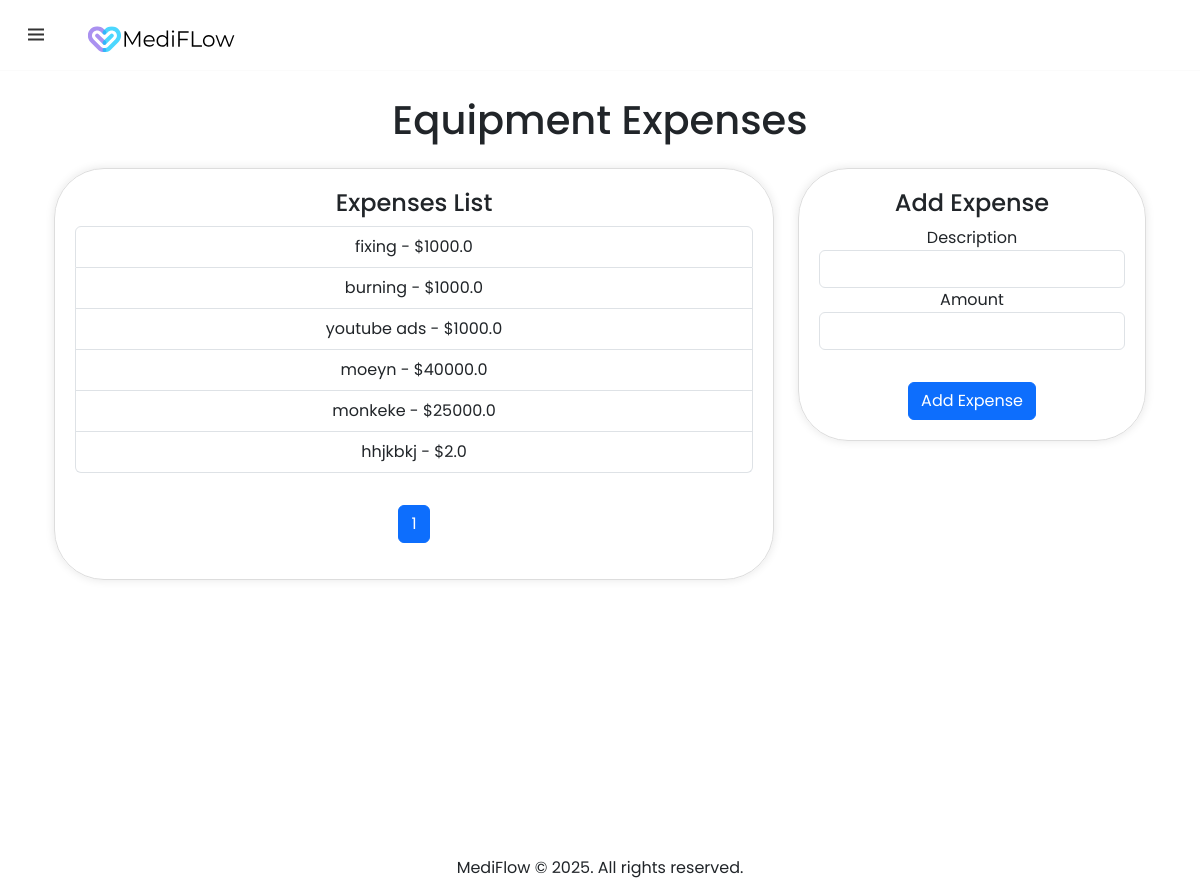
Page /expenses/equipment (signed in) on the committed database.
### tables this page shows
CREATE TABLE equipments (
    equipment_id INTEGER PRIMARY KEY AUTOINCREMENT NOT NULL,
    admin_id INTEGER NOT NULL,
    amount REAL NOT NULL,
    description TEXT, date DATE,
    FOREIGN KEY (admin_id) REFERENCES admins(id)
);

### app.py (the view, shortened to what this page needs)
@app.route("/expenses/equipment", methods=["GET", "POST"])
@login_required
def equipment():
    user_type = session.get("user_type")
    if user_type != "admin":
        return render_template("404.html"), 404
    if request.method == "GET":
        db = get_db()
        admin_id = session.get("user_id")
        equipments = db.execute("SELECT description, amount FROM equipments WHERE admin_id = ?", (admin_id,)).fetchall()
        total_equipment = len(equipments)
        page = request.args.get('page', 1, type=int)
        per_page = 10  # Number of patients per page
        offset = (page - 1) * per_page
        equipments = equipments[offset:offset + per_page]
        total_pages = (total_equipment + per_page - 1) // per_page
        return render_template("equipments.html", equipments = equipments , page = page, total_pages = total_pages)

### app.py (called while the page is built)
def get_db():
    db = getattr(g, '_database', None)
    if db is None:
        db = g._database = sqlite3.connect(DATABASE)
    return db.cursor()

@app.teardown_appcontext
def close_connection(exception):
    db = getattr(g, '_database', None)
    if db is not None:
        db.close()

@app.after_request
def after_request(response):
    response.headers["Cache-Control"] = "no-cache, no-store, must-revalidate"
    response.headers["Expires"] = 0
    response.headers["Pragma"] = "no-cache"
    return response

### helpers.py (called while the page is built)
def login_required(f):
    @wraps(f)
    def decorated_function(*args, **kwargs):
        if session.get("user_id") is None:
            return redirect("/login")
        return f(*args, **kwargs)
    return decorated_function

### templates/equipments.html (shortened to what this page needs)
{% extends "layout.html" %}
{% block main %}
<head>
  <link href="https://cdn.jsdelivr.net/npm/bootstrap@5.3.3/dist/css/bootstrap.min.css" rel="stylesheet">
</head>
<div class="container my-5">
  <h1 class="text-center mb-4">Equipment Expenses</h1>
  <div class="row">
    <div class="col-md-8">
      <div class="expense-card">
        <h4>Expenses List</h4>
        <ul id="expensesList" class="list-group">
          {% for equipment in equipments %}
          <li class="list-group-item">{{ equipment[0] }} - ${{ equipment[1] }}</li>
          {% endfor %}
        </ul>
        <div style=" margin-top:2rem; display:flex;align-content: stretch;flex-direction: row;justify-content: center;">
          <ul class="pagination">
              {% for num in range(1, total_pages + 1) %}
              <li class="page-item {% if num == page %}active{% endif %}">
                  <a class="page-link" href="?page={{ num }}">{{ num }}</a>
              </li>
              {% endfor %}
          </ul>
        </div>
      </div>
    </div>
    <div class="col-md-4">
      <div class="expense-card">
        <h4>Add Expense</h4>
        <form id="expenseForm" action="/expenses/equipment" method="POST">
          <div class="form-group">
            <label for="expenseDescription">Description</label>
            <input type="text" class="form-control" id="expenseDescription" name="description" autocomplete="off" required>
          </div>
          <div class="form-group">
            <label for="expenseAmount">Amount</label>
            <input type="number" class="form-control" id="expenseAmount" name="amount" required>
          </div>
          <button type="submit" style="margin-top:2rem;" class="btn btn-primary">Add Expense</button>
        </form>
      </div>
    </div>
  </div>
</div>
{% endblock %}

### static/style.css (style rules this page uses)
* { margin: 0; padding: 0; box-sizing: border-box; font-family: 'Poppins', sans-serif; }
::placeholder { font-weight: 500; color: #222; }
a { text-decoration: none; }
body { height: 100%; margin: 0; background-repeat: no-repeat; background-attachment: fixed; background-color: #fcfcfc; }

### templates/equipments.html (style rules this page uses)
.expense-card { border: 1px solid #ddd; border-radius: 50px; padding: 20px; margin-bottom: 20px; box-shadow: 0 0 10px rgba(0, 0, 0, 0.1); }

### rows in the picture
equipments: description "fixing", amount "1000.0"
equipments: description "burning", amount "1000.0"
equipments: description "youtube ads", amount "1000.0"
equipments: description "moeyn", amount "40000.0"
equipments: description "monkeke", amount "25000.0"
equipments: description "hhjkbkj", amount "2.0"

### other values in the picture
{{ num }} "1"
